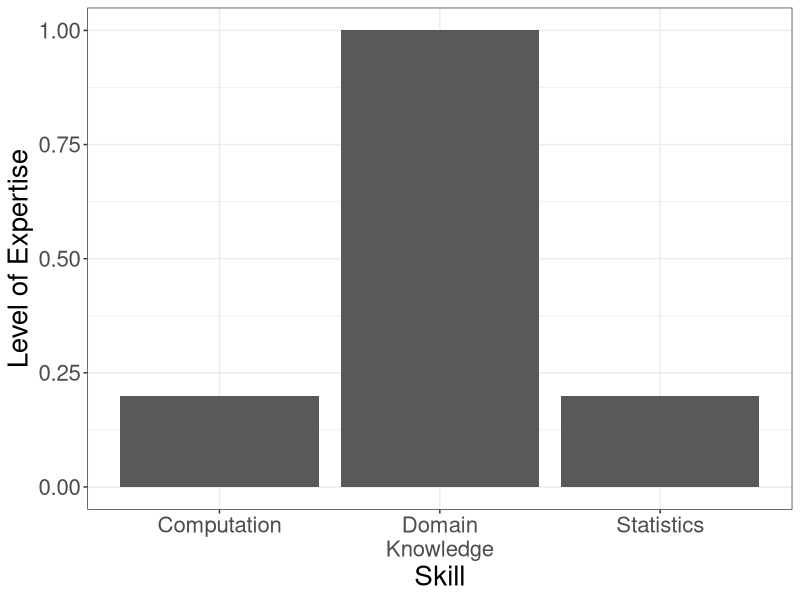
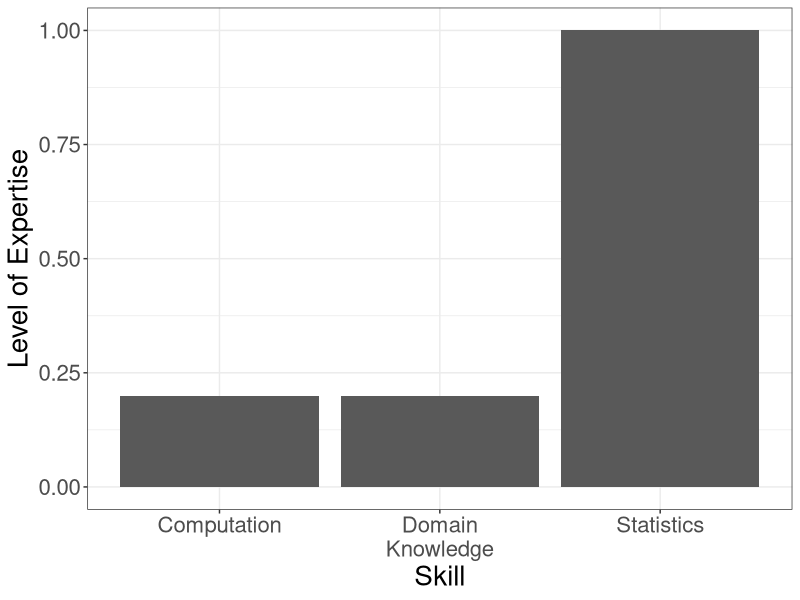
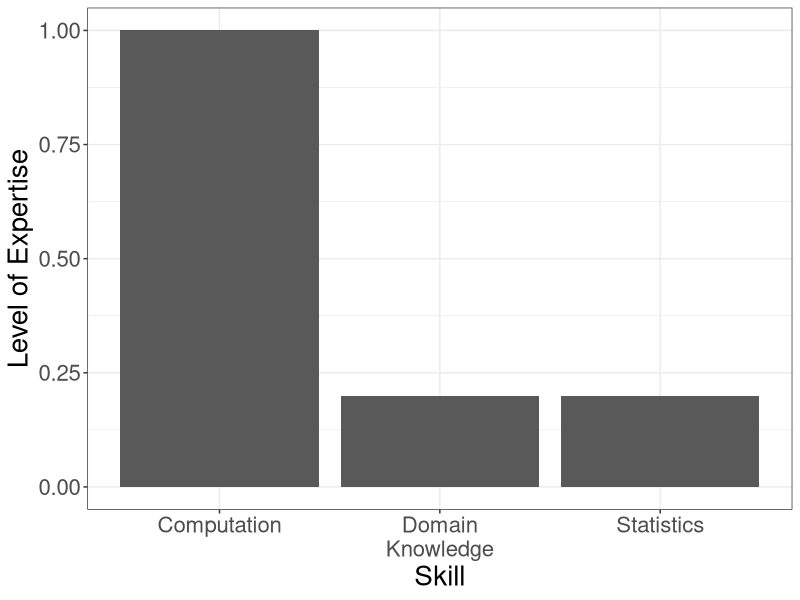
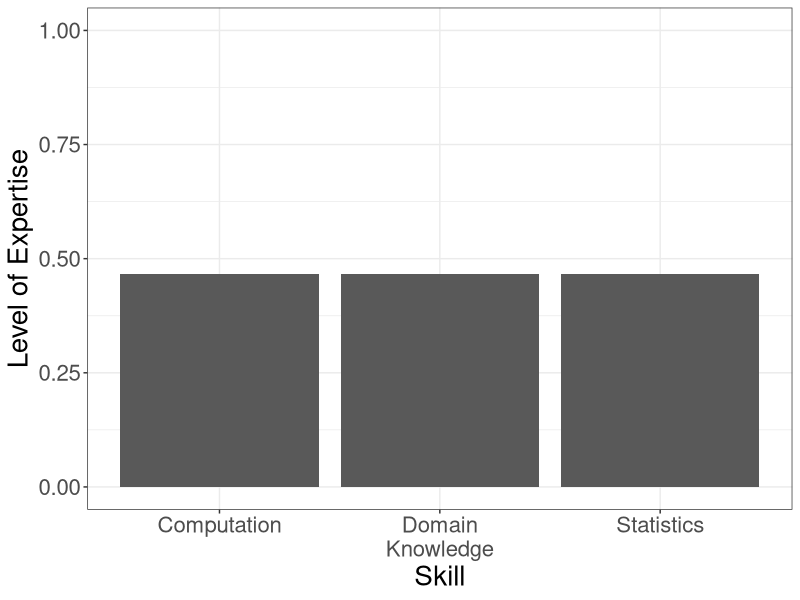

Reproduce these figures in R, in order.
## ---- chunk 1
knitr::opts_chunk$set(echo = FALSE)
## ---- chunk 2
suppressMessages(library(tidyverse))
namevec <- c("Computation", "Statistics", "Domain\nKnowledge")
skillvec <- c(0.2, 0.2, 1)
qplot(namevec, skillvec, geom = "blank") +
  geom_bar(stat = "identity") +
  xlab("Skill") +
  ylab("Level of Expertise") +
  theme_bw() +
  theme(text = element_text(size = 20)) +
  ylim(0, 1)
## ---- chunk 3
skillvec <- c(0.2, 1, 0.2)
qplot(namevec, skillvec, geom = "blank") +
  geom_bar(stat = "identity") +
  xlab("Skill") +
  ylab("Level of Expertise") +
  theme_bw() +
  theme(text = element_text(size = 20)) +
  ylim(0, 1)
## ---- chunk 4
skillvec <- c(1, 0.2, 0.2)
qplot(namevec, skillvec, geom = "blank") +
  geom_bar(stat = "identity") +
  xlab("Skill") +
  ylab("Level of Expertise") +
  theme_bw() +
  theme(text = element_text(size = 20)) +
  ylim(0, 1)
## ---- chunk 5
skillvec <- rep(1.4/3, 3)
qplot(namevec, skillvec, geom = "blank") +
  geom_bar(stat = "identity") +
  xlab("Skill") +
  ylab("Level of Expertise") +
  theme_bw() +
  theme(text = element_text(size = 20)) +
  ylim(0, 1)
